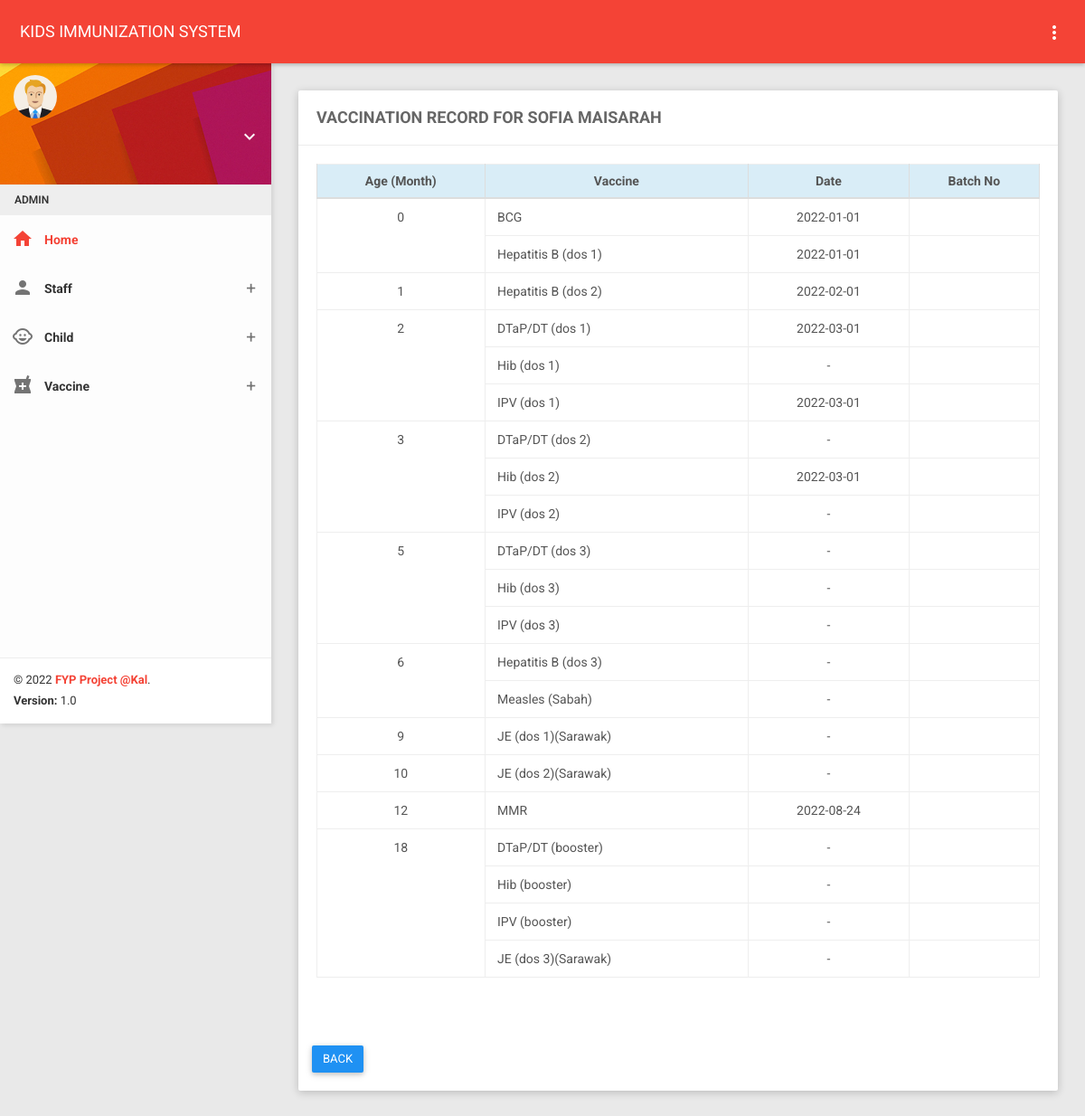
The page /home_admin.php?action=vaccine_record_detail&ic=220101060267&name=SOFIA MAISARAH on the database its author committed.
### tables this page shows
CREATE TABLE `vaccine` (
  `vaccineID` varchar(10) NOT NULL,
  `vaccineName` varchar(255) NOT NULL,
  `childAge` int(255) NOT NULL
);

CREATE TABLE `vaccinationrecord` (
  `vaccineRecordID` int(255) NOT NULL,
  `vaccineID` varchar(10) NOT NULL,
  `vaccineRecordDate` date NOT NULL,
  `staffIC` varchar(12) DEFAULT NULL,
  `childIC` varchar(12) NOT NULL,
  `childHeight` int(255) NOT NULL,
  `childWeight` int(255) NOT NULL
);

### vaccine_table.php (the view)
<?php
$name = $_GET['name'];
?>
<div class="row clearfix">
                <div class="col-xs-12 col-sm-12 col-md-12 col-lg-12">
                    <div class="card">
                        <div class="header">
                            <div class="row clearfix">
                                <div class="col-xs-12 col-sm-6">
                                    <h2><strong>VACCINATION RECORD FOR <?php echo $name ?></strong></h2>
                                </div>
                                <div class="col-xs-12 col-sm-6 align-right">
                                </div>
                            </div>
                        </div>
                        <div class="body">
<?php
  include('connection.php');
echo '<table width="100%" border="0" cellspacing="0" cellpadding="0" id="datatable" class="table table-bordered">
  <thead>
  <tr class="bg-info">
    <td align="center"><strong>Age (Month)</strong></td>
    <td align="center"><strong>Vaccine</strong></td>
	<td align="center"><strong>Date</strong></td>
	<td align="center"><strong>Batch No</strong></td>
  </tr>
  </thead>
  <tbody>';
$tab_query = "SELECT childAge ,vaccineName,vaccineID FROM vaccine ORDER BY childAge ";
$tab_result = mysqli_query($con, $tab_query);
$last = "";
$dt = "";
$childic = $_GET['ic'];
while($row = mysqli_fetch_array($tab_result))
{
	 $sql = "SELECT count(1) as cnt FROM vaccine where childAge = ".$row['childAge'];
	 $result = $con->query($sql);
     $sql_date = "SELECT vaccineRecordDate FROM vaccinationrecord WHERE childIC = '$childic' AND vaccineID = '".$row['vaccineID']."'";
	 $result_date = $con->query($sql_date);
    if(empty($result_date)){
        $dt = "-";
    }else
    {
        if($rowdt = mysqli_fetch_assoc($result_date)){
            $dt = $rowdt['vaccineRecordDate'];
        }else{
            $dt = "-";
        }
    }
	 if($rowspan = mysqli_fetch_array($result))
		{
			$cnt = $rowspan['cnt'];
		}
		$now=$row[0];
echo '<tr>';
if($last!=$now)
{
	echo '<td rowspan='.$cnt.' align="center">'.$row['childAge'].'</td>';
}
$last = $row[0];
	echo '<td> &nbsp;' .$row['vaccineName'].'</td>';
	echo '<td align="center">'.$dt.'</td>';
	echo '<td align="center"></td>';
	echo '</tr>';
}
	echo '</tbody></table>';
?>
<BR><BR>
<div class="row clearfix">
    <div class="m-l-10">
        <button action="action" onclick="window.history.go(-1); return false;" type="submit" name="back" class="btn btn-primary m-t-15 waves-effect">BACK</button>
   </div>
</div>
                        </div>
                    </div>
                </div>
            </div>

### rows shown on the page
vaccine: childAge "0", vaccineName "BCG", vaccinationrecord.vaccineRecordDate "2022-01-01"
vaccine: vaccineName "Hepatitis B (dos 1)", vaccinationrecord.vaccineRecordDate "2022-01-01"
vaccine: childAge "1", vaccineName "Hepatitis B (dos 2)", vaccinationrecord.vaccineRecordDate "2022-02-01"
vaccine: childAge "2", vaccineName "DTaP/DT (dos 1)", vaccinationrecord.vaccineRecordDate "2022-03-01"
vaccine: vaccineName "Hib (dos 1)", dt "-"
vaccine: vaccineName "IPV (dos 1)", vaccinationrecord.vaccineRecordDate "2022-03-01"
vaccine: childAge "3", vaccineName "DTaP/DT (dos 2)", dt "-"
vaccine: vaccineName "Hib (dos 2)", vaccinationrecord.vaccineRecordDate "2022-03-01"
vaccine: vaccineName "IPV (dos 2)", dt "-"
vaccine: childAge "5", vaccineName "DTaP/DT (dos 3)", dt "-"
vaccine: vaccineName "Hib (dos 3)", dt "-"
vaccine: vaccineName "IPV (dos 3)", dt "-"
vaccine: childAge "6", vaccineName "Hepatitis B (dos 3)", dt "-"
vaccine: vaccineName "Measles (Sabah)", dt "-"
vaccine: childAge "9", vaccineName "JE (dos 1)(Sarawak)", dt "-"
vaccine: childAge "10", vaccineName "JE (dos 2)(Sarawak)", dt "-"
vaccine: childAge "12", vaccineName "MMR", vaccinationrecord.vaccineRecordDate "2022-08-24"
vaccine: childAge "18", vaccineName "DTaP/DT (booster)", dt "-"
vaccine: vaccineName "Hib (booster)", dt "-"
vaccine: vaccineName "IPV (booster)", dt "-"
vaccine: vaccineName "JE (dos 3)(Sarawak)", dt "-"

### other values the page prints
$name "SOFIA MAISARAH"
